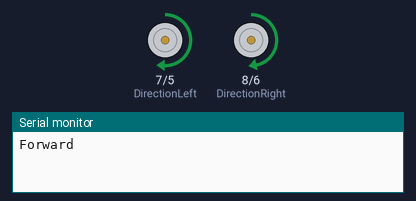
A sketch run on a simulated Arduino Uno, built with avr-gcc and run on an emulated ATmega328P. Shown: direction and speed pins drawn as motors (green arrow = direction pin HIGH = forward, orange = LOW = backward, longer = more drive), the last lines printed to the serial monitor.

Above: at 0.1 s.
At 12.5 s:
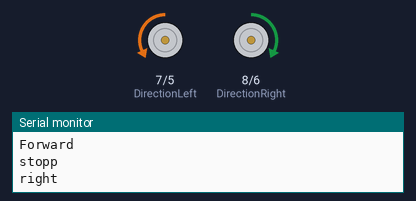
At 14.6 s:
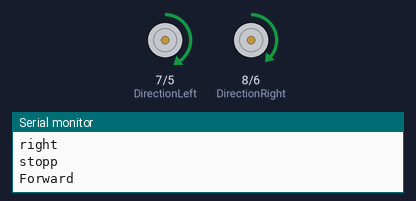
At 30.7 s:
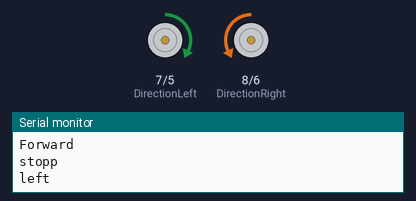
Timing chart, 0 to 34.2 s (numbered marks = the images above):
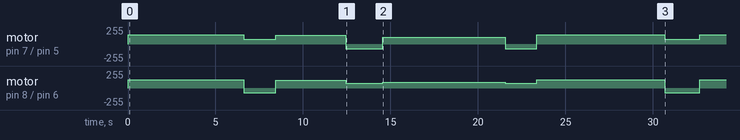

The sketch:

BSchachler_ICS204_SpeedUp_SlowDown.ino
```cpp
/*the robot move backward at maximum speed and slowly come to a stop then slowly comes to maximum speed while moving forward
 *
 * Programmer: Bennet Schachler
 *
 * Last updated:25th Nov. 2022
 */


//giving variable names to each pin
#define SpeedLeft 5
#define SpeedRight 6
#define DirectionLeft 7
#define DirectionRight 8
#define PowerAll 3

void forward(int speed){
  digitalWrite(DirectionRight, HIGH);
  analogWrite(SpeedRight,speed -14);
  digitalWrite(DirectionLeft, HIGH);
  analogWrite(SpeedLeft, speed);
  pinMode(PowerAll, OUTPUT);
  digitalWrite(PowerAll, HIGH);
  Serial.println("Forward");
}
void back(int speed){
  digitalWrite(DirectionRight, LOW);
  analogWrite(SpeedRight,speed+15);
  digitalWrite(DirectionLeft, LOW);
  analogWrite(SpeedLeft, speed);
  pinMode(PowerAll, OUTPUT);
  digitalWrite(PowerAll, HIGH);
  Serial.println("back");
}
void left(int speed){
  digitalWrite(DirectionRight, LOW);
  analogWrite(SpeedRight,speed);
  digitalWrite(DirectionLeft, HIGH);
  analogWrite(SpeedLeft, speed);
  pinMode(PowerAll, OUTPUT);
  digitalWrite(PowerAll, HIGH);
  Serial.println("left");
}
void right(int speed){
  digitalWrite(DirectionRight, HIGH);
  analogWrite(SpeedRight,speed);
  digitalWrite(DirectionLeft, LOW);
  analogWrite(SpeedLeft, speed );
  pinMode(PowerAll, OUTPUT);
  digitalWrite(PowerAll, HIGH);
  Serial.println("right");
}
void stopp(){
  digitalWrite(PowerAll, LOW);
  Serial.println("stopp");
}
void SpeedUpForward(){
  //robot goes from stopped to full speed moving forward
  for(int i=0; i<255; i++){
    forward(i);
    delay(20);

  }
  Serial.println("Speeds up forward");
}
void SlowDownForward(){
  //robot slows down from full speed to full stop
  for(int i=255; i>=0; i--){
    forward(i);
    delay(20);
  }
  Serial.println("Slows down forward");
}
void SpeedUpBackwards(){
  for(int i=0; i<=255; i++){
    back(i);
    delay(20);
  }
  Serial.println("Speeds up backward");
}
void SlowdownBackwards(){
  for(int i=255; i>=0; i--){
    back(i);
    delay(20);
  }
  Serial.println("Slows down backward");
}

void setup() {
  // put your setup code here, to run once:
//setting the motor pins as OUTPUTS
pinMode(SpeedLeft, OUTPUT);
pinMode(SpeedRight, OUTPUT);
pinMode(DirectionLeft,OUTPUT);
pinMode(DirectionRight, OUTPUT);
pinMode(PowerAll, OUTPUT);
digitalWrite(PowerAll, HIGH);
Serial.begin(9600);
}

void loop() {
  // put your main code here, to run repeatedly:
  //box 0 to one
  forward(140);
  delay(5600);
  stopp();
  delay(1000);
  //actions box one to two
  left(70);
  delay(850);
  stopp();
  delay(1000);
  forward(130);
  delay(3000);
  stopp();
  delay(1000);
  //actions box two to three
  right(70);
  delay(1120);
  stopp();
  delay(1000);
  forward(100);
  delay(6000);
  stopp();
  delay(1000);
  //actions box three to four
  right(70);
  delay(800);
  stopp();
  delay(1000);
  forward(140);
  delay(6300);
  stopp();
  delay(1000);
  //actions infront of box 4 into box 4
  left(70);
  delay(1000);
  stopp();
  delay(1000);
  forward(140);
  delay(1000);
  stopp();
  delay(100000);


}
```

Measured:
- by itself, motor on pin 7 (DirectionLeft) / pin 5 (SpeedLeft): stopped → forward 140/255 at 0.00 s, → forward 70/255 6.6 s later, → forward 130/255 1.9 s later, → backward 70/255 4.0 s later, … (9 changes in this stretch)
- by itself, motor on pin 8 (DirectionRight) / pin 6 (SpeedRight): stopped → forward 126/255 at 0.00 s, → backward 70/255 6.6 s later, → forward 116/255 1.9 s later, → forward 70/255 4.0 s later, … (9 changes in this stretch)
